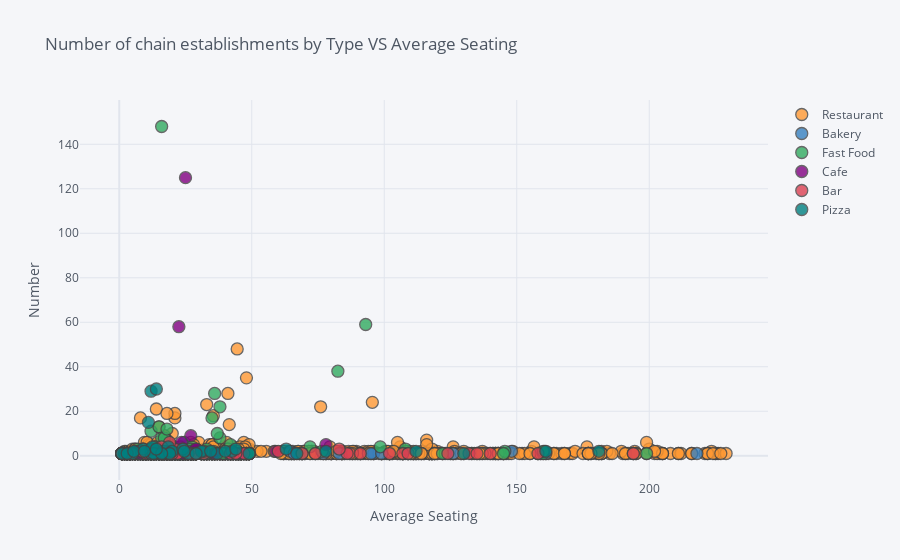

Write notebook code for a chart like this one.
### Code cell
chain_type_seats.iplot(
    x='average_seating',
    y='number',
    # Specify the category
    categories='object_type',
    xTitle='Average Seating',
    yTitle='Number',
    title='Number of chain establishments by Type VS Average Seating')

### Figure 1 — Plotly figure (JSON) as saved in the notebook; plotly's stock layout.template omitted (floating-point values rounded to 4 significant figures; data arrays with more than 128 entries replaced by an {"elided": "..."} marker saying what was removed)
{"data": [{"marker": {"color": "rgba(255, 153, 51, 1.0)", "line": {"width": 1.3}, "opacity": 0.8, "size": 12, "symbol": "circle"}, "mode": "markers", "name": "Restaurant", "textfont": {"color": "#4D5663"}, "type": "scatter", "x": {"elided": "1430 float values"}, "y": {"elided": "1430 int values"}}, {"marker": {"color": "rgba(55, 128, 191, 1.0)", "line": {"width": 1.3}, "opacity": 0.8, "size": 12, "symbol": "circle"}, "mode": "markers", "name": "Bakery", "textfont": {"color": "#4D5663"}, "type": "scatter", "x": {"elided": "249 float values"}, "y": {"elided": "249 int values"}}, {"marker": {"color": "rgba(50, 171, 96, 1.0)", "line": {"width": 1.3}, "opacity": 0.8, "size": 12, "symbol": "circle"}, "mode": "markers", "name": "Fast Food", "textfont": {"color": "#4D5663"}, "type": "scatter", "x": {"elided": "135 float values"}, "y": {"elided": "135 int values"}}, {"marker": {"color": "rgba(128, 0, 128, 1.0)", "line": {"width": 1.3}, "opacity": 0.8, "size": 12, "symbol": "circle"}, "mode": "markers", "name": "Cafe", "textfont": {"color": "#4D5663"}, "type": "scatter", "x": [19.5, 12, 14, 27, 20, 7, 5, 8, 22.5, 29, 44, 21, 27, 25, 24, 18, 17, 10, 11, 13, 36, 9, 42, 16, 23.5, 24, 19, 30, 10, 19, 46, 6, 9.5, 13, 25, 29.5, 59, 29, 19, 78, 44, 3, 17], "y": [2, 1, 2, 9, 1, 2, 1, 1, 58, 3, 1, 1, 2, 1, 1, 1, 2, 1, 1, 1, 1, 2, 1, 1, 6, 1, 1, 2, 1, 1, 1, 1, 2, 1, 125, 2, 2, 3, 1, 5, 1, 1, 1]}, {"marker": {"color": "rgba(219, 64, 82, 1.0)", "line": {"width": 1.3}, "opacity": 0.8, "size": 12, "symbol": "circle"}, "mode": "markers", "name": "Bar", "textfont": {"color": "#4D5663"}, "type": "scatter", "x": [16, 10, 5, 132, 16, 24, 11, 12, 12, 21, 87, 2, 1, 26, 194, 19, 3, 44, 86, 28, 4, 22, 26, 1, 4, 18, 18, 3, 19, 4, 42, 29, 27, 60, 83, 5, 124, 158, 107, 4, 102, 16, 14, 32, 69, 22, 17.5, 91, 109, 47, 74, 140, 8.5, 29, 44, 20, 135], "y": [1, 1, 1, 1, 1, 3, 1, 1, 1, 3, 1, 1, 1, 1, 1, 6, 1, 1, 1, 1, 1, 1, 1, 1, 1, 1, 1, 1, 1, 1, 1, 1, 1, 2, 3, 1, 1, 1, 1, 1, 1, 4, 2, 1, 1, 1, 2, 1, 1, 1, 1, 1, 2, 1, 1, 1, 1]}, {"marker": {"color": "rgba(0, 128, 128, 1.0)", "line": {"width": 1.3}, "opacity": 0.8, "size": 12, "symbol": "circle"}, "mode": "markers", "name": "Pizza", "textfont": {"color": "#4D5663"}, "type": "scatter", "x": [5, 112, 181, 63, 161, 13, 2, 14, 130, 12, 13, 49, 37, 32, 26, 16.5, 67, 1, 17, 42.5, 12, 19.5, 18.5, 31, 78, 12, 11, 20, 24, 19, 14, 9, 12.5, 13, 3, 40, 24.5, 5.5, 9.5, 34.5, 29, 16, 14, 44], "y": [1, 2, 2, 3, 2, 1, 1, 1, 1, 29, 1, 1, 1, 2, 1, 2, 1, 1, 1, 2, 1, 2, 4, 2, 2, 3, 15, 2, 3, 1, 30, 3, 4, 1, 1, 2, 2, 2, 2, 2, 1, 1, 3, 3]}], "layout": {"autosize": true, "legend": {"bgcolor": "#F5F6F9", "font": {"color": "#4D5663"}}, "paper_bgcolor": "#F5F6F9", "plot_bgcolor": "#F5F6F9", "title": {"font": {"color": "#4D5663"}, "text": "Number of chain establishments by Type VS Average Seating"}, "xaxis": {"autorange": true, "gridcolor": "#E1E5ED", "range": [-15.67, 245.7], "showgrid": true, "tickfont": {"color": "#4D5663"}, "title": {"font": {"color": "#4D5663"}, "text": "Average Seating"}, "type": "linear", "zerolinecolor": "#E1E5ED"}, "yaxis": {"autorange": true, "gridcolor": "#E1E5ED", "range": [-15.5, 164.5], "showgrid": true, "tickfont": {"color": "#4D5663"}, "title": {"font": {"color": "#4D5663"}, "text": "Number"}, "type": "linear", "zerolinecolor": "#E1E5ED"}}}
